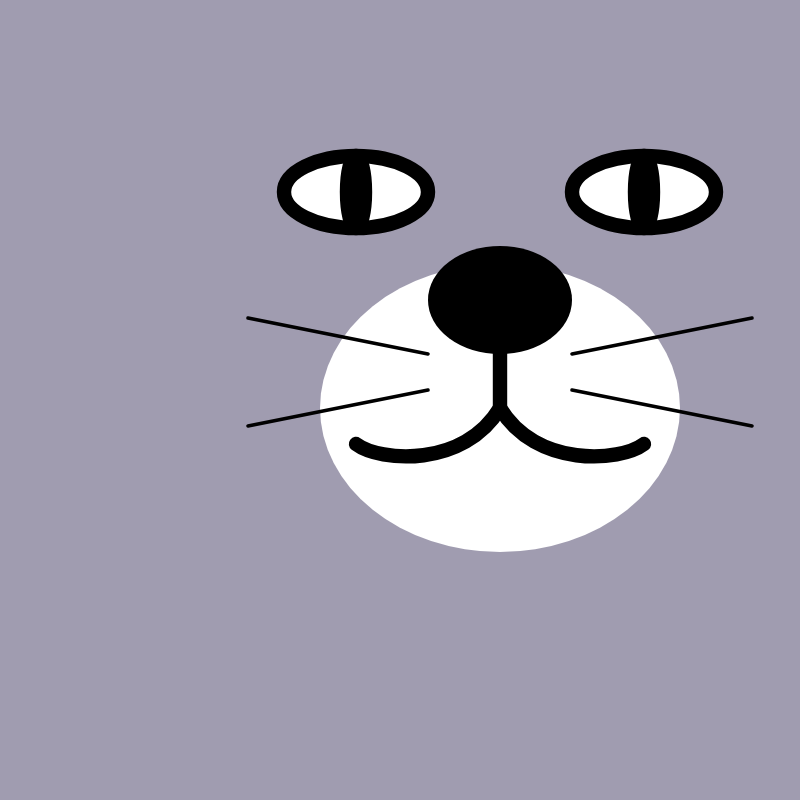
Frame 1 (no input)
Frame 60 (no input): identical to frame 1, image omitted
Frame 120 (the mouse pressed at the canvas centre since frame 60): identical to frame 1, image omitted

The p5.js sketch that drew this single still picture (run headless with seeded random() and noise() and a simulated clock; from frame 60 on, the mouse is pressed at the canvas centre):

// p5.js sketch
// ── sketch.js

/*
function setup() {
  createCanvas(800, 800);
}

function draw() {
  background('#A09CB0');

  noStroke();
  fill(255);
  ellipse(400, 400+60, 200, 160);
  //nose
  fill(0);
  ellipse(400, 400, 80, 60);
  //mouth
  noFill();
  stroke(0);
  strokeWeight(8);
  line(400, 400, 400, 400+60);
  curve(400-40, 400-120, 400, 400+60, 400+80, 400+80, 400+80, 400);
  curve(400+40, 400-120, 400, 400+60, 400-80, 400+80, 400-80, 400);
  //eyes
  fill(255);
  ellipse(400-80, 400-60, 80, 40);
  ellipse(400+80, 400-60, 80, 40);
  //pupils
  fill(0);
  ellipse(400-80, 400-60, 10, 40);
  ellipse(400+80, 400-60, 10, 40);
  //whiskers
  noFill();
  stroke(0);
  strokeWeight(2);
  line(400-140, 400+10, 400-40, 400+30);
  line(400-140, 400+70, 400-40, 400+50);
  line(400+140, 400+10, 400+40, 400+30);
  line(400+140, 400+70, 400+40, 400+50);

}
*/

const centerX = 500;
const centerY = 300;
const sizeRate = 1.8;

function setup() {
  createCanvas(800, 800);
}

function draw() {
  background('#A09CB0');

  noStroke();
  fill(255);
  ellipse(centerX, centerY+60*sizeRate, 200*sizeRate, 160*sizeRate);
  //nose
  fill(0);
  ellipse(centerX, centerY, 80*sizeRate, 60*sizeRate);
  //mouth
  noFill();
  stroke(0);
  strokeWeight(8*sizeRate);
  line(centerX, centerY, centerX, centerY+60*sizeRate);
  curve(centerX-40*sizeRate, centerY-120*sizeRate, centerX, centerY+60*sizeRate, centerX+80*sizeRate, centerY+80*sizeRate, centerX+80*sizeRate, centerY);
  curve(centerX+40*sizeRate, centerY-120*sizeRate, centerX, centerY+60*sizeRate, centerX-80*sizeRate, centerY+80*sizeRate, centerX-80*sizeRate, centerY);
  //eyes
  fill(255);
  ellipse(centerX-80*sizeRate, centerY-60*sizeRate, 80*sizeRate, 40*sizeRate);
  ellipse(centerX+80*sizeRate, centerY-60*sizeRate, 80*sizeRate, 40*sizeRate);
  //pupils
  fill(0);
  ellipse(centerX-80*sizeRate, centerY-60*sizeRate, 10*sizeRate, 40*sizeRate);
  ellipse(centerX+80*sizeRate, centerY-60*sizeRate, 10*sizeRate, 40*sizeRate);
  //whiskers
  noFill();
  stroke(0);
  strokeWeight(2*sizeRate);
  line(centerX-140*sizeRate, centerY+10*sizeRate, centerX-40*sizeRate, centerY+30*sizeRate);
  line(centerX-140*sizeRate, centerY+70*sizeRate, centerX-40*sizeRate, centerY+50*sizeRate);
  line(centerX+140*sizeRate, centerY+10*sizeRate, centerX+40*sizeRate, centerY+30*sizeRate);
  line(centerX+140*sizeRate, centerY+70*sizeRate, centerX+40*sizeRate, centerY+50*sizeRate);

}
